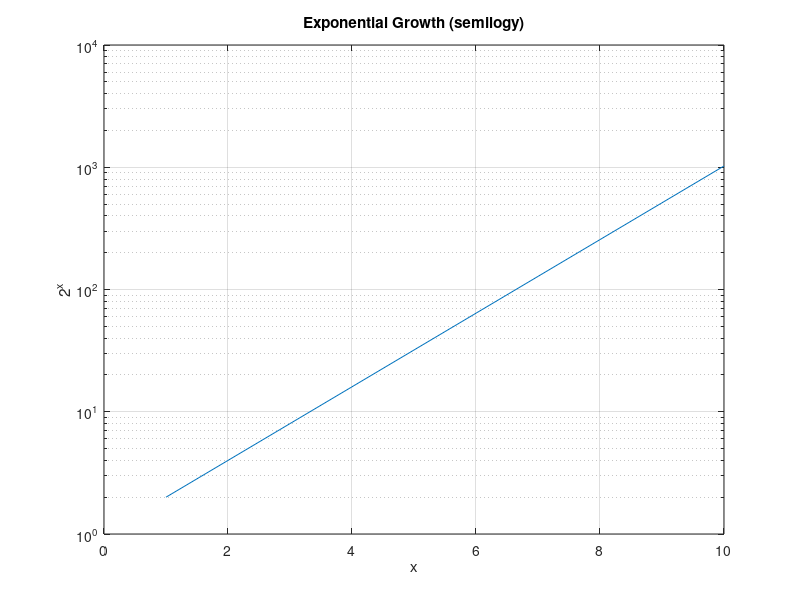
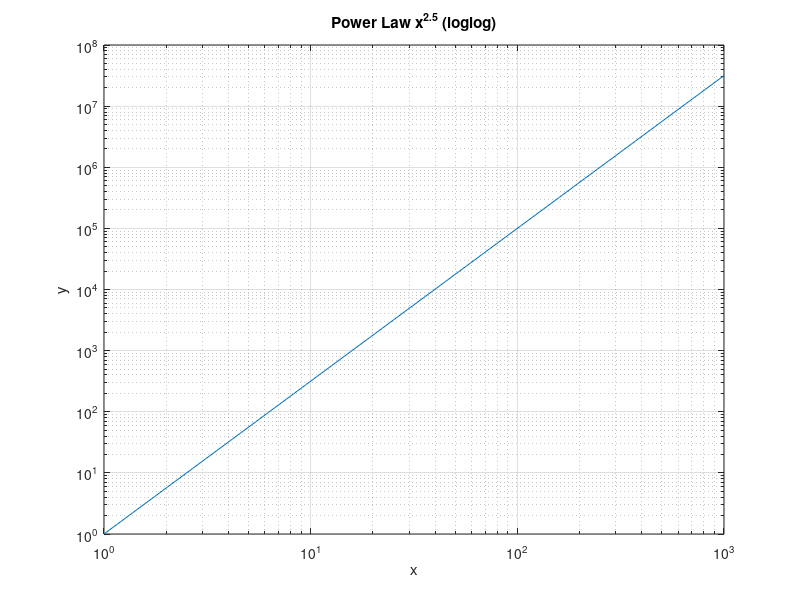

Write MATLAB code to recreate these figures, in order.
clear

% Log Scale — Logarithmic axes
% Demonstrates semilogy for exponential data and loglog for
% power-law relationships.

% Exponential growth on semilogy
x = 1:10;
y = 2 .^ x;

figure(1)
semilogy(x, y)
title('Exponential Growth (semilogy)')
xlabel('x')
ylabel('2^x')
grid on

% Power law on loglog
x2 = logspace(0, 3, 50);
y2 = x2 .^ 2.5;

figure(2)
loglog(x2, y2)
title('Power Law x^{2.5} (loglog)')
xlabel('x')
ylabel('y')
grid on
